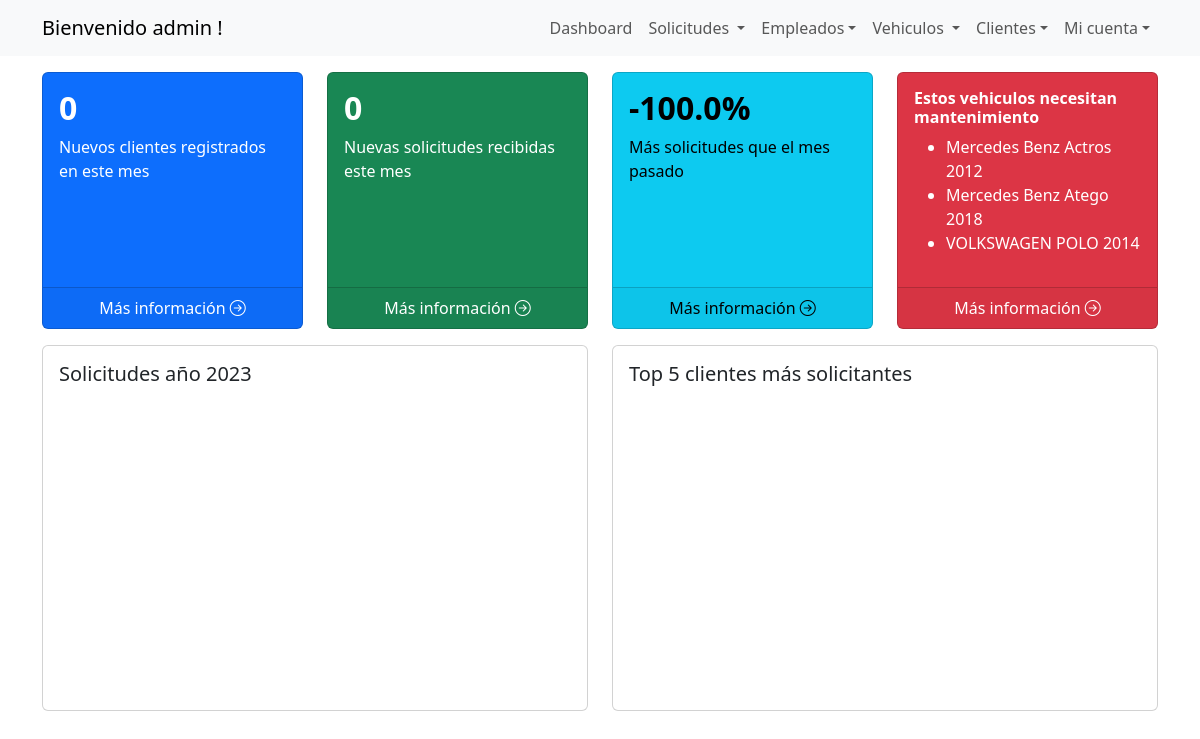
The app's page /dashboard/ (signed in) with its own data.
### solicitudes/models.py (models this page shows, shortened)
class Usuario(AbstractUser):
    dni = models.CharField(max_length=8, unique=True)
    telefono = models.CharField(max_length=10)
    fecha_creacion = models.DateField(null=True)
    id_tipo_usuario = models.ForeignKey(TiposUsuario, on_delete=models.CASCADE)
    class Meta:
        verbose_name_plural = "Usuarios"

class Vehiculo(models.Model):
    dominio = models.CharField(max_length=7, unique=True)
    marca = models.CharField(max_length=20)
    nombre = models.CharField(max_length=30)
    modelo = models.CharField(max_length=4)
    capacidad = models.IntegerField(null=True)
    kilometraje = models.IntegerField(null=True, default='0')  # agregar a tabla
    fecha_ult_service = models.DateField(null=True)  # agregar a tabla
    kilometraje_desde_ult_service = models.IntegerField(null=True, default='0')  # agregar a tabla
    id_estado_vehiculo = models.ForeignKey(EstadosVehiculo, on_delete=models.CASCADE)
    class Meta:
        verbose_name_plural = "Vehiculos"

### solicitudes/views.py (the view)
# urls.py: path('dashboard/', views.dashboard, name="dashboard"),
@login_required
def dashboard(request):
    nuevos_clientes = nuevos_clientes_este_mes()
    nuevas_solicitudes = nuevas_solicitudes_este_mes()
    porcentaje = porc_aumento_solicitudes()
    prox_service = vehiculos_prox_service()
    return render(
        request,
        "dashboard.html",
        {
            "nuevos_clientes": nuevos_clientes,
            "nuevas_solicitudes": nuevas_solicitudes,
            "porcentaje_crecimiento": porcentaje,
            "vehiculos_service": prox_service,
        },
    )

### solicitudes/views.py (called while the page is built)
def nuevos_clientes_este_mes():
    fecha_actual = date.today()
    fecha_inicio = fecha_actual.replace(day=1)
    cantidad = Cliente.objects.filter(
        fecha_creacion__range=(fecha_inicio, fecha_actual)
    ).count()
    return cantidad

def nuevas_solicitudes_este_mes():
    fecha_actual = date.today()
    fecha_inicio = fecha_actual.replace(day=1)
    cantidad = Solicitud.objects.filter(
        fecha_solicitud__range=(fecha_inicio, fecha_actual)
    ).count()
    return cantidad

def vehiculos_prox_service():
    necesitan_service = []
    vehiculos = Vehiculo.objects.all()
    fecha_actual = datetime.now().date()
    for vehiculo in vehiculos:
        tiempo_transcurrido = fecha_actual - vehiculo.fecha_ult_service
        if (
            vehiculo.kilometraje_desde_ult_service >= 15000
            or tiempo_transcurrido.days >= 365
        ):
            necesitan_service.append(vehiculo)
    return necesitan_service

### solicitudes/templates/dashboard.html (shortened to what this page needs)
{% extends 'base.html' %}
{% load static %}
{% block content %}
<div class="container mt-3">
    <div class="row mb-3">
        <div class="col-md-3">
            <div class="card text-bg-primary h-100">
                <div class="card-body">
                    <h2 style="font-weight:bold">{{nuevos_clientes}}</h2>
                    <p class="card-text">Nuevos clientes registrados en este mes</p>
                </div>
                <div class="card-footer centered d-inline-block">
                    <a href="" style="color: inherit; text-decoration: none;">
                        <p class="d-inline">Más información</p>
                        <i class="bi bi-arrow-right-circle"></i>
                    </a>
                </div>
            </div>
        </div>
        <div class="col-md-3">
            <div class="card text-bg-success card-container h-100">
                <div class="card-body">
                    <h2 style="font-weight:bold">{{nuevas_solicitudes}}</h2>
                    <p class="card-text">Nuevas solicitudes recibidas este mes</p>
                </div>
                <div class="card-footer centered d-inline-block">
                    <a href="" style="color: inherit; text-decoration: none;">
                        <p class="d-inline">Más información</p>
                        <i class="bi bi-arrow-right-circle"></i>
                    </a>
                </div>
            </div>
        </div>
        <div class="col-md-3">
            <div class="card text-bg-info h-100">
                <div class="card-body">
                    <h2 style="font-weight:bold">{{porcentaje_crecimiento}}%</h2>
                    <p class="card-text">Más solicitudes que el mes pasado</p>
                </div>
                <div class="card-footer centered d-inline-block">
                    <a href="" style="color: inherit; text-decoration: none;">
                        <p class="d-inline">Más información</p>
                        <i class="bi bi-arrow-right-circle"></i>
                    </a>
                </div>
            </div>
        </div>
        <div class="col-md-3">
            <div class="card text-bg-danger h-100">
                <div class="card-body">
                    <h6 style="font-weight:bold">Estos vehiculos necesitan mantenimiento</h2>
                    <ul>
                        {% for vehiculo in vehiculos_service %}
                            <li>{{vehiculo.marca}} {{vehiculo.nombre}} {{vehiculo.modelo}}</li>
                        {% endfor %}
                    </ul>
                </div>
                <div class="card-footer centered d-inline-block">
                    <a href="" style="color: inherit; text-decoration: none;">
                        <p class="d-inline">Más información</p>
                        <i class="bi bi-arrow-right-circle"></i>
                    </a>
                </div>
            </div>
        </div>
    </div>
    <div class="row">
        <div class="col-md-6">
            <div class="card">
                <div class="card-body">
                    <h5 class="card-title">Solicitudes año 2023</h5>
                    <div id="chart1" style="height: 300px; justify-content: center; align-items: center;"></div>
                </div>
            </div>
        </div>
        <div class="col-md-6">
            <div class="card">
                <div class="card-body">
                    <h5 class="card-title">Top 5 clientes más solicitantes</h5>
                    <div id="chart2" style="height: 300px; justify-content: center; align-items: center;"></div>
                </div>
            </div>
        </div>
    </div>
</div>
{% endblock %}

### solicitudes/templates/base.html (shortened to what this page needs)
{% load static %}
<!DOCTYPE html>
<html lang="en">
<head>
  <link href="https://cdn.jsdelivr.net/npm/bootstrap@5.3.2/dist/css/bootstrap.min.css" rel="stylesheet"
 />
  <link rel="stylesheet" href="https://cdn.jsdelivr.net/npm/bootstrap-icons@1.11.1/font/bootstrap-icons.css">
  <link rel="stylesheet" href="https://cdn.datatables.net/1.13.6/css/dataTables.bootstrap5.min.css">
  <link rel="stylesheet" href="https://cdn.datatables.net/1.13.6/css/jquery.dataTables.min.css">
  <link rel="stylesheet" href="https://cdn.datatables.net/buttons/2.4.2/css/buttons.dataTables.min.css">
  <link rel="stylesheet" type="text/css" href="{% static 'css/styles.css' %}">
</head>
<body>
  <nav class="navbar navbar-expand-lg bg-body-tertiary bg-dark text-white">
    <div class="container">
      {% if user.is_authenticated %}
        <a class="navbar-brand" href="#">
          Bienvenido {{ request.session.username }} !
        </a>
      {% endif %}
      <div class="collapse navbar-collapse" id="navbarNav">
        <ul class="navbar-nav ms-auto">
          {% if user.is_authenticated %}
            <li class="nav-item"><a class="nav-link" href="/dashboard/" role="button">Dashboard</a></li>
            <li class="nav-item dropdown">
              <a class="nav-link dropdown-toggle" href="#" role="button" data-bs-toggle="dropdown" aria-expanded="false">
              Solicitudes
              </a>
            </li>
            {% if user.is_superuser %}
              <li class="nav-item dropdown">
                <a class="nav-link dropdown-toggle" href="#" role="button" data-bs-toggle="dropdown"
                  aria-expanded="false">Empleados</a>
              </li>
            {% endif %}
            {% if user.is_staff %}
            <li class="nav-item dropdown">
              <a class="nav-link dropdown-toggle" href="#" role="button" data-bs-toggle="dropdown" aria-expanded="false">
                Vehiculos
              </a>
            </li>
            <li class="nav-item dropdown">
              <a class="nav-link dropdown-toggle" href="#" role="button" data-bs-toggle="dropdown"
                aria-expanded="false">Clientes</a>
            </li>
            {% endif %}
            <li class="nav-item dropdown">
              <a class="nav-link dropdown-toggle" href="#" role="button" data-bs-toggle="dropdown"
                aria-expanded="false">Mi cuenta</a>
            </li>
          {% else %}
            <li class="nav-item"><a class="nav-link" href="/signup/">Registrarse</a></li>
            <li class="nav-item"><a class="nav-link" href="/signin/">Iniciar sesion</a></li>
          {% endif %}
        </ul>
      </div>
    </div>
  </nav>
  {% block content %}
  {% endblock %}
</body>
</html>

### project_v1/static/css/styles.css (style rules this page uses)
.centered { text-align: center !important; vertical-align: middle !important; }

### records on screen
Usuario: session.username "admin"
Vehiculo: marca "Mercedes Benz", nombre "Actros", modelo "2012"
Vehiculo: marca "Mercedes Benz", nombre "Atego", modelo "2018"
Vehiculo: marca "VOLKSWAGEN", nombre "POLO", modelo "2014"

### other values on screen
{{ nuevos_clientes }} "0"
{{ nuevas_solicitudes }} "0"
{{ porcentaje_crecimiento }} "-100.0"
